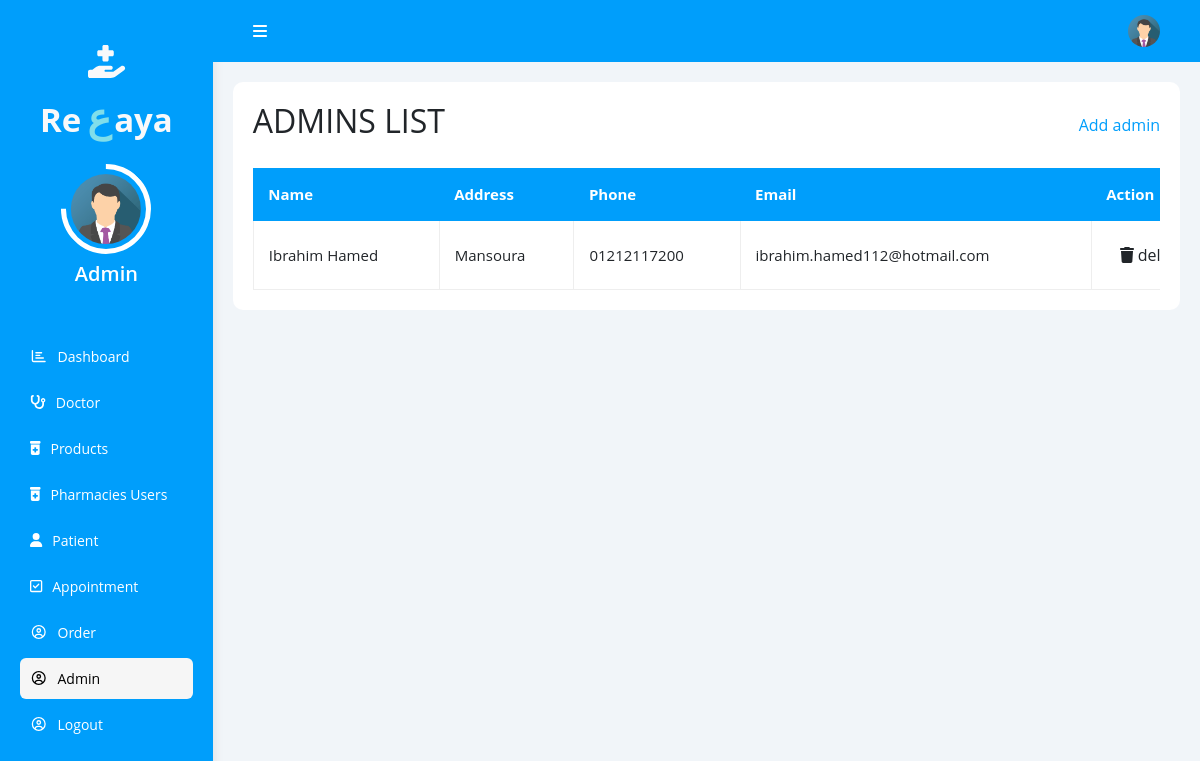
The app's page /dashboard/admin.php (signed in), older data.
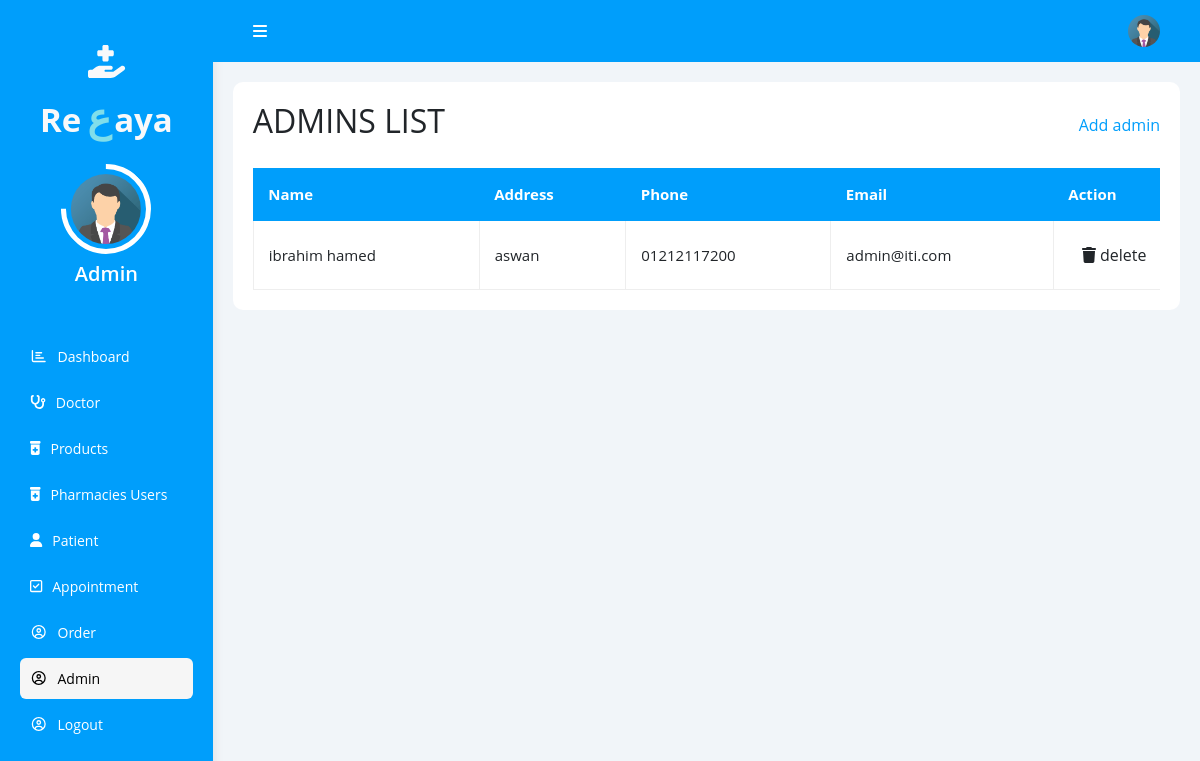
The same page, newer data.
### tables this page shows
CREATE TABLE `users` (
  `id` int(11) NOT NULL,
  `name` varchar(255) NOT NULL,
  `email` varchar(255) NOT NULL,
  `phone` varchar(255) NOT NULL,
  `address` varchar(255) NOT NULL,
  `role` varchar(255) DEFAULT NULL,
  `gender` varchar(255) DEFAULT NULL,
  `specialization` varchar(255) NOT NULL,
  `price` varchar(255) DEFAULT NULL,
  `docDesc` varchar(255) DEFAULT NULL,
  `image` varchar(255) NOT NULL,
  `password` varchar(255) NOT NULL
);

### dashboard/admin.php (the view, shortened to what the changed rows need)
<?php
$conn = mysqli_connect('localhost', 'root', '', 'reaya');
?>
<!DOCTYPE html>
<html lang="en">
<head>
    <link rel="stylesheet" href="../css/bootstrap.min.css" />
    <link rel="stylesheet" href="../css/all.min.css" />
    <link rel="stylesheet" href="../css/dashboard.css" />
</head>
<body>
    <div class="page d-flex">
        <div class="content">
            <?php
$select = mysqli_query($conn, "SELECT * FROM users where role='admin' ");
?>
            <div class="patient bg-white">
                <div class="table-header">
                    <h2>ADMINS LIST</h2>
                </div>
                <div class="responsive-table">
                    <table>
                        <thead>
                            <tr>
                                <td>Name</td>
                                <td>Address</td>
                                <td>Phone</td>
                                <td>Email</td>
                                <td>Action</td>
                            </tr>
                        </thead>
                        <tbody>
                            <?php while ($row = mysqli_fetch_assoc($select)) { ?>
                            <tr>
                                <td>
                                    <?php echo $row['name']; ?>
                                </td>
                                <td>
                                    <?php echo $row['address']; ?>
                                </td>
                                <td>
                                    <?php echo $row['phone']; ?>
                                </td>
                                <td>
                                    <?php echo $row['email']; ?>
                                </td>
                                <td>
                                    <a href="admin.php?delete=<?php echo $row['id']; ?>" class="btn">
                                        <i class="fas fa-trash"></i>
                                        delete </a>
                                </td>
                            </tr>
                        </tbody>
                        <?php } ?>
                    </table>
                </div>
            </div>
        </div>
    </div>
</body>
</html>

Row changes from the older to the newer data that the page shows:
removed users: name "Ibrahim Hamed", address "Mansoura", phone "01212117200", email "ibrahim.hamed112@hotmail.com"
added users: name "ibrahim hamed", address "aswan", phone "01212117200", email "admin@iti.com"
